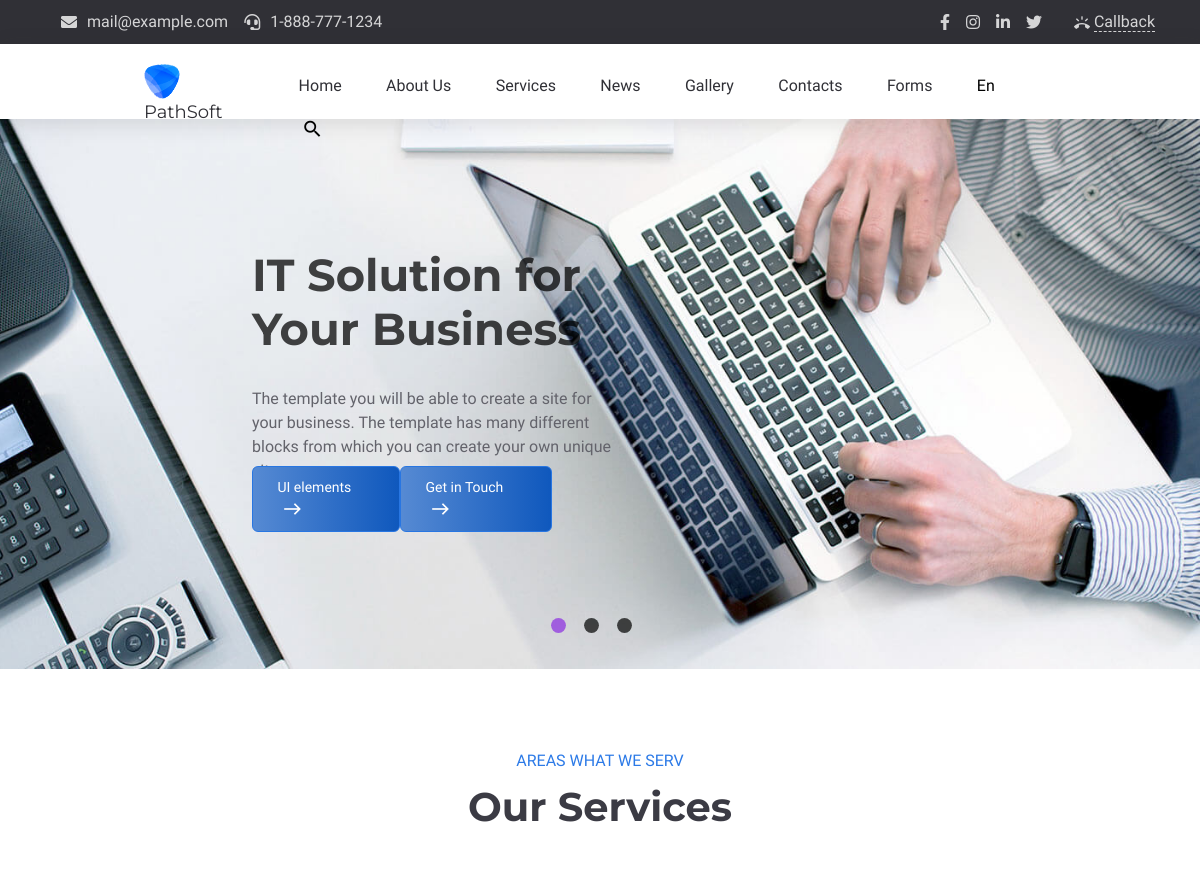
Before: / (upper part) with the older database file.
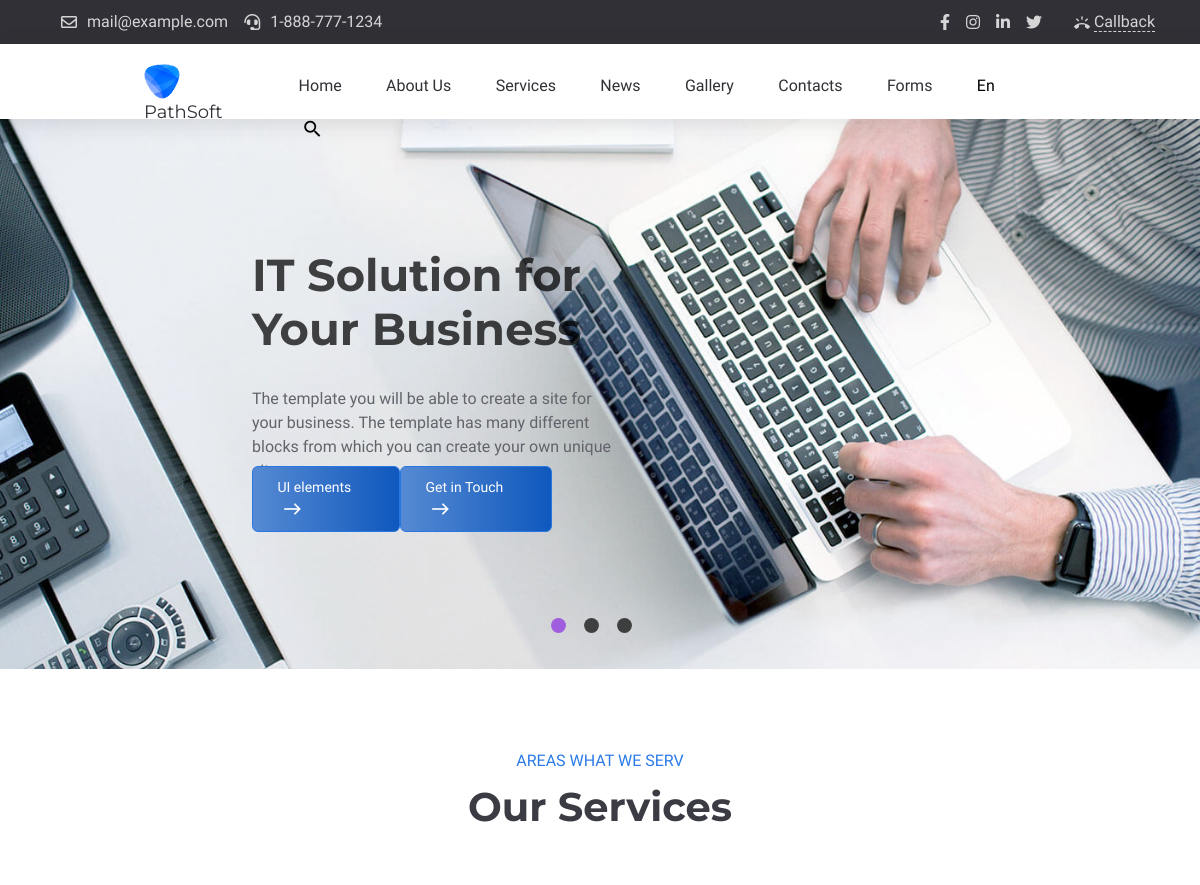
After: the same page with the newer database file.
### app/models.py (models this page shows)
class HeaderContact(db.Model):
    id=db.Column(db.Integer,primary_key=True)
    hc_content=db.Column(db.String(255))
    hc_icon_class=db.Column(db.String(255))
    hc_url=db.Column(db.String(255))

class HeaderSocialIcon(db.Model):
    id=db.Column(db.Integer,primary_key=True)
    hsi_name=db.Column(db.String(255))
    hsi_css_class=db.Column(db.String(255))
    hsi_url=db.Column(db.String(255))

class MeniuLogo(db.Model):
    id=db.Column(db.Integer,primary_key=True)
    logo_title=db.Column(db.String(255))
    logo_url=db.Column(db.String(255))
    logo_alt=db.Column(db.String(255))
    logo_img=db.Column(db.String(255))

class MeniuName(db.Model):
    id=db.Column(db.Integer,primary_key=True)
    meniu_title=db.Column(db.String(255))
    meniu_url=db.Column(db.String(255))
    meniu_icon=db.Column(db.String(255))

class SliderUrl(db.Model):
    id=db.Column(db.Integer,primary_key=True)
    sliderurl_title=db.Column(db.String(255))
    sliderurl_icon=db.Column(db.String(255))
    sliderurl_url=db.Column(db.String(255))

class ServiceTitle(db.Model):
    id=db.Column(db.Integer,primary_key=True)
    service_subheading=db.Column(db.String(255))
    service_title=db.Column(db.String(255))

### main/routes.py (the view)
@app.route("/")
def index():
    header_contacts=HeaderContact.query.all()
    headersocial_icons=HeaderSocialIcon.query.all()
    logos=MeniuLogo.query.all()
    meniu_names=MeniuName.query.all()
    sliders=Slider.query.all()
    sliderbttns=SliderUrl.query.all()
    serviceheadings=ServiceTitle.query.all()
    serviceitems=ServiceItem.query.all()
    servicebttns=ServiceButton.query.all()
    reasonheadings=ReasonTitle.query.all()
    reasonitems=ReasonItem.query.all()
    return render_template("main/index.html", header_contacts=header_contacts, headersocial_icons=headersocial_icons, logos=logos, meniu_names=meniu_names, sliders=sliders, sliderbttns=sliderbttns, serviceheadings=serviceheadings, serviceitems=serviceitems ,servicebttns=servicebttns, reasonheadings=reasonheadings, reasonitems=reasonitems)

### app/templates/main/index.html (shortened to what this page needs)
{% extends "main/base.html" %}{% block contentmain %}
<div id="carouselExampleIndicators" class="carousel  slide carousel-fade" data-ride="carousel">
    <ol class="carousel-indicators">
        <li data-target="#carouselExampleIndicators" data-slide-to="0" class="active bcricle"></li>
        <li data-target="#carouselExampleIndicators" data-slide-to="1" class="bcricle"></li>
        <li data-target="#carouselExampleIndicators" data-slide-to="2" class="bcricle"></li>
    </ol>
    <div class="col-3 button">
        {% for sliderbttn in sliderbttns %}
        <a href="{{sliderbttn.sliderurl_url}}">
            <div class="bttn-blue"><span>{{sliderbttn.sliderurl_title}}</span><i
                    class="material-icons">{{sliderbttn.sliderurl_icon}}</i></div>
        </a>
        {% endfor %}
    </div>
    <div class="carousel-inner ">
        <div class="carousel-item  active ">
            <img src="static/uploads/538727.jpg" alt="intro_img1">
            <div class="carousel-caption d-none d-md-block textposition">
                <h1>IT Solution for Your Business</h1>
                <p>The template you will be able to create a site for your business. The template has many different
                    blocks from which you
                    can create your own unique site.</p>
            </div>
        </div>
    </div>
</div>
<section id="services-bar" class="section-padding">
    <div class="container width">
        <div class="row">
            <div class="col-12 ">
                {% for serviceheading in serviceheadings %}
                <div class="section-heading">
                    <span class="section-heading-span">{{serviceheading.service_subheading}}</span>
                    <h2 class="section-heading-h2">{{serviceheading.service_title}}</h2>
                </div>
                {% endfor %}
            </div>
        </div>
    </div>
</section>
{% endblock %}

### app/templates/main/base.html (shortened to what this page needs)
<!doctype html>
<html lang="en">
<head>
    <link rel="stylesheet" href="https://cdnjs.cloudflare.com/ajax/libs/font-awesome/5.15.3/css/all.min.css"
 />
    <link rel="stylesheet" href="https://cdn.jsdelivr.net/npm/bootstrap-icons@1.4.1/font/bootstrap-icons.css">
    <link rel="stylesheet" href="https://stackpath.bootstrapcdn.com/bootstrap/4.3.1/css/bootstrap.min.css"
>
    <link rel="stylesheet" href="static/main/css/style.css">
    <link rel="stylesheet" href="/static/main/css/about.css">
</head>
<body>
    <header id="header">
        <nav id="header-contact">
            <div class="container con">
                <div class="row align-items-center justify-content-between">
                    <div class="col-auto">
                        <ul class="header-top-info align-items-center justify-content-between d-flex">
                            {% for header_contact in header_contacts %}
                            <li>
                                <a href="{{header_contact.hc_url}}">
                                    <i class="{{header_contact.hc_icon_class}}"></i>
                                    <span>{{header_contact.hc_content}}</span>
                                </a>
                            </li>
                            {% endfor %}
                        </ul>
                    </div>
                    <div class="col-auto">
                        <div class="header-top-links align-items-center justify-content-between d-flex ">
                            <ul class="social-links">
                                {% for headersocial_icon in headersocial_icons %}
                                <li>
                                    <a href="{{headersocial_icon.hsi_url}}"><i
                                            class="{{headersocial_icon.hsi_css_class}}"></i></a>
                                </li>
                                {% endfor %}
                            </ul>
                            <div class="header-top-btn">
                                <a href="#" class="header-call-back-link">
                                    <i class="material-icons">ring_volume</i>
                                    <span>Callback</span>
                                </a>
                            </div>
                        </div>
                    </div>
                </div>
            </div>
        </nav>
        <section id="meniu-bar">
            <div class="meniu-nav">
                {% for logo in logos %}
                <div class="logo">
                    <a href="{{logo.logo_url}}"><img src="static/uploads/{{logo.logo_img}}" alt="{{logo.logo_alt}}">
                        <span>{{logo.logo_title}}</span>
                    </a>
                </div>
                {% endfor %}
                <div class="meniu-item">
                    <ul>
                        {% for meniu_name in meniu_names %}
                        <li>
                            <a href="{{meniu_name.meniu_url}}" class="menu-list-to"
                                data-title="{{meniu_name.meniu_title}}">
                                <span data-title="{{meniu_name.meniu_title}}"> {{meniu_name.meniu_title}}</span>
                                <i class="{{meniu_name.meniu_icon}}"></i>
                            </a>
                        </li>
                        {% endfor %}
                        <li class="menu-search">
                            <a href="http://">
                                <i class="material-icons md-22 header-search-ico-search">search</i></a>
                        </li>
                    </ul>
                </div>
            </div>
        </section>
    </header>
    {% block contentmain %}
    {% endblock %}
</body>
</html>

Changed rows visible on the page:
changed HeaderContact "mail@example.com": hc_icon_class "fas fa-envelope" → "far fa-envelope" (drawn)
